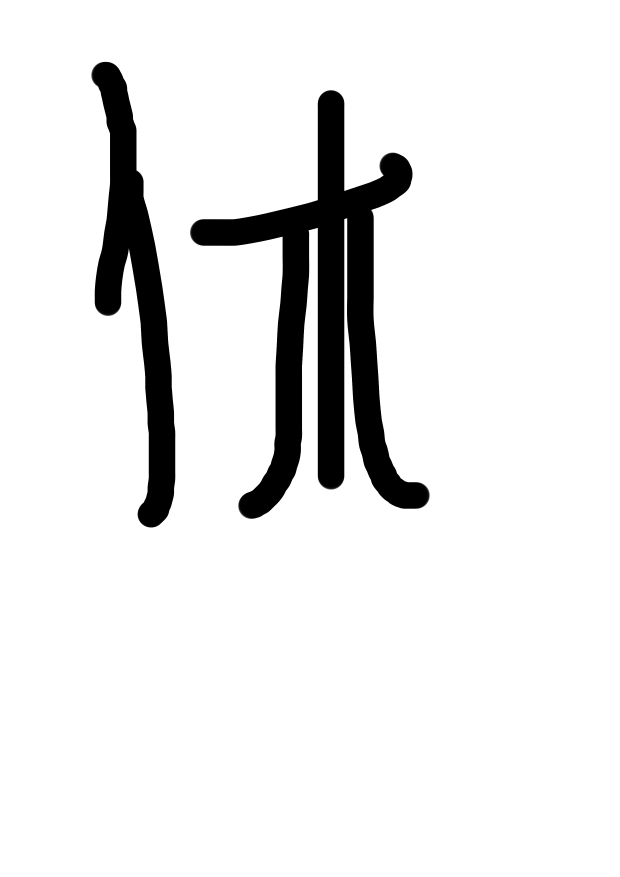
#> input picture src/ML/kanji_images/kanji_2/image_2.png, 2480 x 3508 px (shown at 1/4 size)
$ python kani_manipulation.py
#> lines starting #> are read from the running program, lines starting #| are printed output that depends on the picture
import cv2 # type: ignore
import numpy as np # type: ignore
import random
import os
import matplotlib.pyplot as plt # type: ignore


def load_kanji_image(image_path, target_size=(28, 28)):
#> called with image_path = '../kanji_images/kanji_2/image_2.png', target_size = (28, 28)
    img = cv2.imread(image_path, cv2.IMREAD_GRAYSCALE)
#> img is the input picture: shape (3508, 2480); min 0, max 255, mean 232.7
    img = cv2.resize(img, target_size)
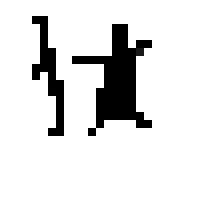
#> img: shape (28, 28) (shown 8 times larger); min 0, max 255, mean 228.7
    return img

def rotate_image(img, max_angle=15):
    rows, cols = img.shape
    angle = random.uniform(-max_angle, max_angle)
    rotation_matrix = cv2.getRotationMatrix2D((cols / 2, rows / 2), angle, 1)
    return cv2.warpAffine(img, rotation_matrix, (cols, rows))

def flip_image(img):
    return cv2.flip(img, 1)  # Flip horizontally

def adjust_brightness(img, factor=1.2):
    return np.clip(img * factor, 0, 255).astype(np.uint8)

def add_noise(img):
    noise = np.random.normal(0, 15, img.shape)  # Gaussian noise
    noisy_img = np.clip(img + noise, 0, 255).astype(np.uint8)
    return noisy_img

def adjust_contrast(img, factor=1.5):
    mean = np.mean(img)
    return np.clip((1 + factor) * (img - mean) + mean, 0, 255).astype(np.uint8)

def random_shift(img, max_shift=5):
    rows, cols = img.shape
    M = np.float32([[1, 0, random.randint(-max_shift, max_shift)],
                    [0, 1, random.randint(-max_shift, max_shift)]])
    return cv2.warpAffine(img, M, (cols, rows))

def show_image(img):
    plt.imshow(img, cmap='gray')
    plt.axis('off')
    plt.show()

def manipulate_kanji_image(image_path, output_dir, num_images=20):
    img = load_kanji_image(image_path)


    os.makedirs(output_dir, exist_ok=True)

    for i in range(num_images):
        transformation = random.choice(['rotate', 'flip', 'brightness', 'noise', 'contrast', 'shift'])

        if transformation == 'rotate':
            transformed_img = rotate_image(img)
        elif transformation == 'brightness':
            transformed_img = adjust_brightness(img, factor=random.uniform(0.8, 1.2))
        elif transformation == 'noise':
            transformed_img = add_noise(img)
        elif transformation == 'contrast':
            transformed_img = adjust_contrast(img, factor=random.uniform(1.0, 2.0))
        elif transformation == 'shift':
            transformed_img = random_shift(img)

        cv2.imwrite(os.path.join(output_dir, f"kanji_{i + 1}.png"), transformed_img)
#> this loop made 100 passes
#> pass 1, in add_noise, `noisy_img = np.clip(img + noise, 0, 255).astype(np.uint8)`:
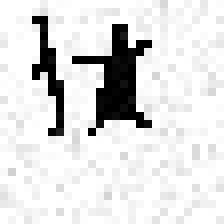
#> noisy_img: shape (28, 28) (shown 8 times larger); min 0, max 255, mean 223.1
#> pass 2, in add_noise (call 2), `noisy_img = np.clip(img + noise, 0, 255).astype(np.uint8)`:
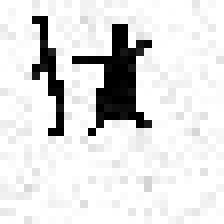
#> noisy_img: shape (28, 28) (shown 8 times larger); min 0, max 255, mean 224.2
#> pass 3, in manipulate_kanji_image, `transformed_img = rotate_image(img)`:
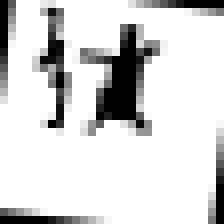
#> transformed_img: shape (28, 28) (shown 8 times larger); min 0, max 255, mean 214.4

image_path = '../kanji_images/kanji_2/image_2.png'
output_dir = '../kanji_images/kanji_2/'
manipulate_kanji_image(image_path, output_dir, num_images=100)

print(f"Augmented images saved to: {output_dir}")
